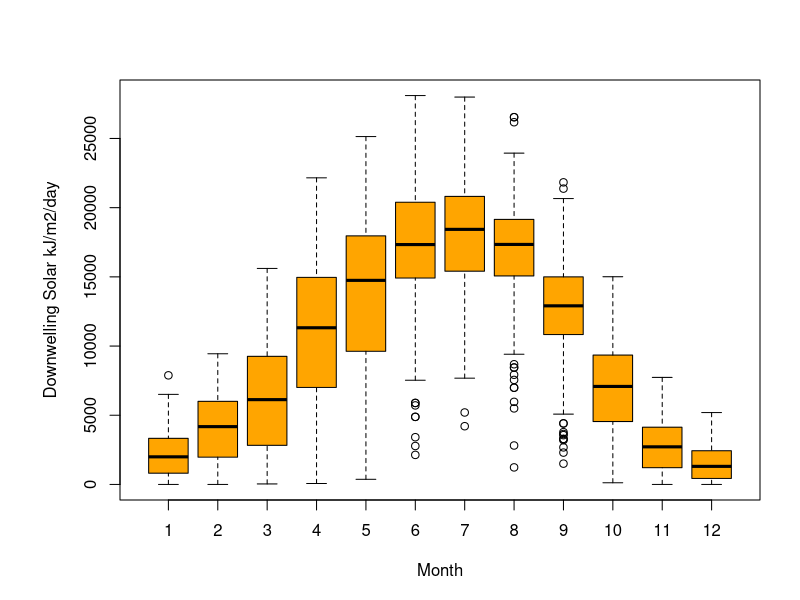
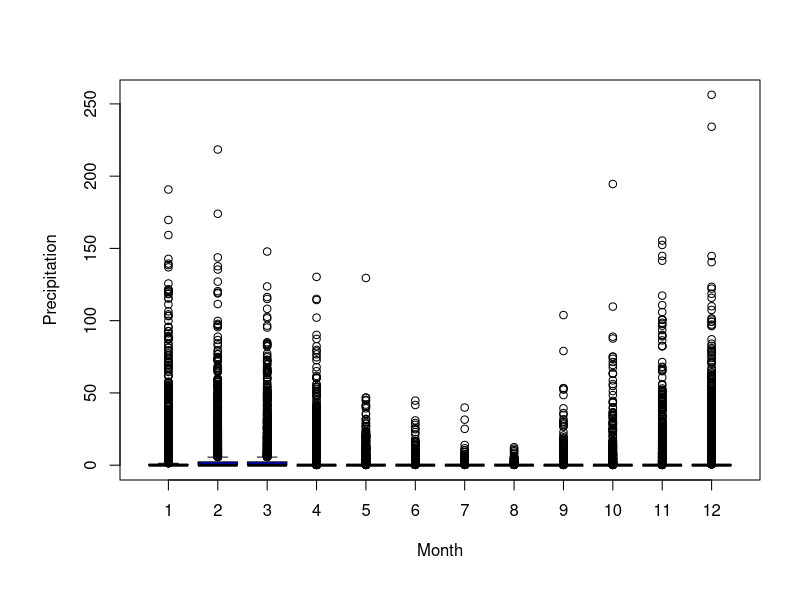

These figures' R source, in order:

sunlight = read.table("sun.txt", header=T)
par(mar=c(5,6,4,2))
boxplot(sunlight$Kdown_direct~sunlight$month,
  ylab="Downwelling Solar kJ/m2/day",
  xlab="Month", col="orange")


climate = read.table("clim.txt", header=T)
par(mar=c(6,6,4,2))
boxplot(rain~month, data = climate, ylab="Precipitation", xlab="Month", col="blue")


clim_rain <- aggregate(rain~year, data = climate, FUN = sum)
